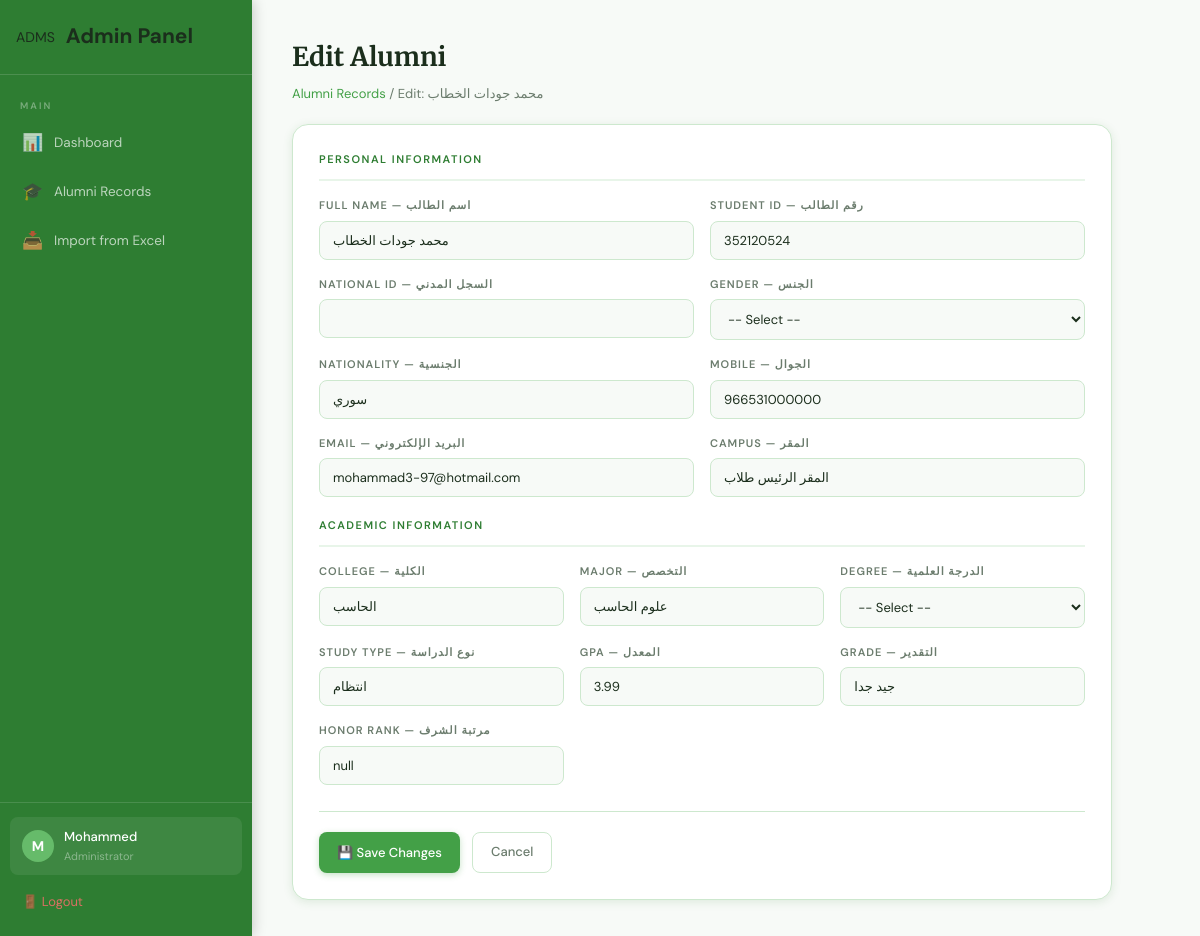
/Adminstration/edit_alumni.php?id=3 (signed in), run on the app's committed database.
### tables this page shows
CREATE TABLE `alumni` (
  `id` int(11) NOT NULL,
  `campus` varchar(100) DEFAULT NULL,
  `gender` varchar(10) DEFAULT NULL,
  `academic_degree` varchar(50) DEFAULT NULL,
  `college` varchar(100) DEFAULT NULL,
  `major` varchar(100) DEFAULT NULL,
  `study_type` varchar(50) DEFAULT NULL,
  `graduation_term` varchar(20) DEFAULT NULL,
  `student_id` varchar(20) DEFAULT NULL,
  `name` varchar(100) DEFAULT NULL,
  `national_id` varchar(20) DEFAULT NULL,
  `nationality` varchar(50) DEFAULT NULL,
  `gpa` decimal(3,2) DEFAULT NULL,
  `academic_grade` varchar(50) DEFAULT NULL,
  `mobile` varchar(20) DEFAULT NULL,
  `email` varchar(100) DEFAULT NULL,
  `honor_rank` varchar(100) DEFAULT NULL,
  `created_at` timestamp NOT NULL DEFAULT current_timestamp()
);

### Adminstration/edit_alumni.php (the view, shortened to what this page needs)
<?php
include "config.php";
$id   = intval($_GET['id']);
$stmt = $conn->prepare("SELECT * FROM alumni WHERE id = ?");
$stmt->bind_param("i", $id);
$stmt->execute();
$result = $stmt->get_result();
$alumni = $result->fetch_assoc();
?>
<!DOCTYPE html>
<html lang="en">
<head>
    <link rel="stylesheet" href="style.css">
</head>
<body>
<div class="layout">
    <?php include "sidebar.php"; ?>
    <main class="main-content animate-fadeIn" style="max-width:900px;">
        <h1 style="font-family:var(--font-display);font-size:26px;margin-bottom:6px;">Edit Alumni</h1>
        <div class="breadcrumb">
            <a href="alumni.php">Alumni Records</a> /
            Edit: <?php echo htmlspecialchars($alumni['name'] ?? ''); ?>
        </div>
        <form method="POST">
        <div class="card">
            <div class="form-section-title">Personal Information</div>
            <div class="grid-2">
                <div class="field">
                    <label>Full Name — اسم الطالب</label>
                    <input type="text" name="name" value="<?php echo htmlspecialchars($alumni['name'] ?? ''); ?>" required>
                </div>
                <div class="field ">
                    <label>Student ID — رقم الطالب </label>
                    <input type="text" value="<?php echo htmlspecialchars($alumni['student_id'] ?? ''); ?>" required>
                </div>
                <div class="field">
                    <label>National ID — السجل المدني</label>
                    <input type="text" name="national_id" value="<?php echo htmlspecialchars($alumni['national_id'] ?? ''); ?>">
                </div>
                <div class="field">
                    <label>Gender — الجنس</label>
                    <select name="gender">
                        <option value="">-- Select --</option>
                    </select>
                </div>
                <div class="field">
                    <label>Nationality — الجنسية</label>
                    <input type="text" name="nationality" value="<?php echo htmlspecialchars($alumni['nationality'] ?? ''); ?>">
                </div>
                <div class="field">
                    <label>Mobile — الجوال</label>
                    <input type="text" name="mobile" value="<?php echo htmlspecialchars($alumni['mobile'] ?? ''); ?>">
                </div>
                <div class="field">
                    <label>Email — البريد الإلكتروني</label>
                    <input type="email" name="email" value="<?php echo htmlspecialchars($alumni['email'] ?? ''); ?>">
                </div>
                <div class="field">
                    <label>Campus — المقر</label>
                    <input type="text" name="campus" value="<?php echo htmlspecialchars($alumni['campus'] ?? ''); ?>">
                </div>
            </div>
            <div class="form-section-title">Academic Information</div>
            <div class="grid-3">
                <div class="field">
                    <label>College — الكلية</label>
                    <input type="text" name="college" value="<?php echo htmlspecialchars($alumni['college'] ?? ''); ?>">
                </div>
                <div class="field">
                    <label>Major — التخصص</label>
                    <input type="text" name="major" value="<?php echo htmlspecialchars($alumni['major'] ?? ''); ?>">
                </div>
                <div class="field">
                    <label>Degree — الدرجة العلمية</label>
                    <select name="academic_degree">
                        <option value="">-- Select --</option>
                    </select>
                </div>
                <div class="field">
                    <label>Study Type — نوع الدراسة</label>
                    <input type="text" name="study_type" value="<?php echo htmlspecialchars($alumni['study_type'] ?? ''); ?>">
                </div>
                <div class="field">
                    <label>GPA — المعدل</label>
                    <input type="number" step="0.01" min="0" max="5" name="gpa"
                           value="<?php echo htmlspecialchars($alumni['gpa'] ?? ''); ?>">
                </div>
                <div class="field">
                    <label>Grade — التقدير</label>
                    <input type="text" name="academic_grade" value="<?php echo htmlspecialchars($alumni['academic_grade'] ?? ''); ?>">
                </div>
                <div class="field">
                    <label>Honor Rank — مرتبة الشرف</label>
                    <input type="text" name="honor_rank" value="<?php echo htmlspecialchars($alumni['honor_rank'] ?? ''); ?>">
                </div>
            </div>
            <div class="form-actions">
                <button type="submit" class="btn btn-primary">💾 Save Changes</button>
                <a href="alumni.php" class="btn btn-outline">Cancel</a>
            </div>
        </div>
        </form>
    </main>
</div>
</body>
</html>

### Adminstration/style.css (style rules this page uses)
:root { --green: #43a047; --green-dark: #2e7d32; --green-light: #e8f5e9; --green-mid: #66bb6a; --white: #ffffff; --off-white: #f7faf7; --text: #1b2e1c; --muted: #6b7c6d; --border: #cde8ce; --shadow: rgba(46,125,50,0.13); --red: #e53935; --blue: #1565c0; --font-display: 'Merriweather', serif; --font-body: 'DM Sans', sans-serif; --sidebar-width: 252px; --radius-sm: 8px; --radius-md: 12px; --radius-lg: 16px; }
*, *::before, *::after { margin:0; padding:0; box-sizing:border-box; }
body { font-family:var(--font-body); background:var(--off-white); color:var(--text); min-height:100vh; font-size:14px; line-height:1.6; }
a { text-decoration:none; color:inherit; }
.layout { display:flex; min-height:100vh; }
.main-content { margin-left:var(--sidebar-width); flex:1; padding:36px 40px; }
.breadcrumb { font-size:13px; color:var(--muted); margin-bottom:20px; }
.breadcrumb a { color:var(--green); }
.card { background:var(--white); border:1px solid var(--border); border-radius:var(--radius-lg); padding:26px; box-shadow:0 2px 10px var(--shadow); }
.btn { display:inline-flex; align-items:center; gap:7px; padding:9px 18px; border-radius:var(--radius-sm); font-family:var(--font-body); font-size:13px; font-weight:500; cursor:pointer; border:none; transition:all 0.2s; white-space:nowrap; text-decoration:none; }
.btn-primary { background:var(--green); color:var(--white); box-shadow:0 2px 6px rgba(67,160,71,0.3); }
.btn-outline { background:transparent; border:1px solid var(--border); color:var(--muted); }
.form-section-title { font-size:11px; font-weight:600; text-transform:uppercase; letter-spacing:1.5px; color:var(--green-dark); margin-bottom:16px; padding-bottom:10px; border-bottom:2px solid var(--green-light); }
.grid-2 { display:grid; grid-template-columns:1fr 1fr; gap:16px; margin-bottom:20px; }
.grid-3 { display:grid; grid-template-columns:1fr 1fr 1fr; gap:16px; margin-bottom:20px; }
.field { display:flex; flex-direction:column; gap:6px; }
.field label { font-size:11px; font-weight:600; text-transform:uppercase; letter-spacing:1px; color:var(--muted); }
.field input, .field select, .field textarea { background:var(--off-white); border:1px solid var(--border); border-radius:var(--radius-sm); padding:10px 13px; color:var(--text); font-family:var(--font-body); font-size:13px; outline:none; transition:border-color .2s,box-shadow .2s; width:100%; }
.field input::placeholder { color:#b0bfb1; }
.form-actions { display:flex; gap:12px; margin-top:26px; padding-top:20px; border-top:1px solid var(--border); }
.animate-fadeIn { animation:fadeIn 0.5s ease both; }

### data on the page
alumni: name "محمد جودات الخطاب", student "352120524", nationality "سوري", mobile "966531000000", email "mohammad3-97@hotmail.com", campus "المقر الرئيس طلاب", college "الحاسب", major "علوم الحاسب", study_type "انتظام", gpa "3.99", academic_grade "جيد جدا", honor_rank "null"

### other printed values
substr($_SESSION['admin_name'], 0, 1) "M"
$_SESSION['admin_name'] "Mohammed"
